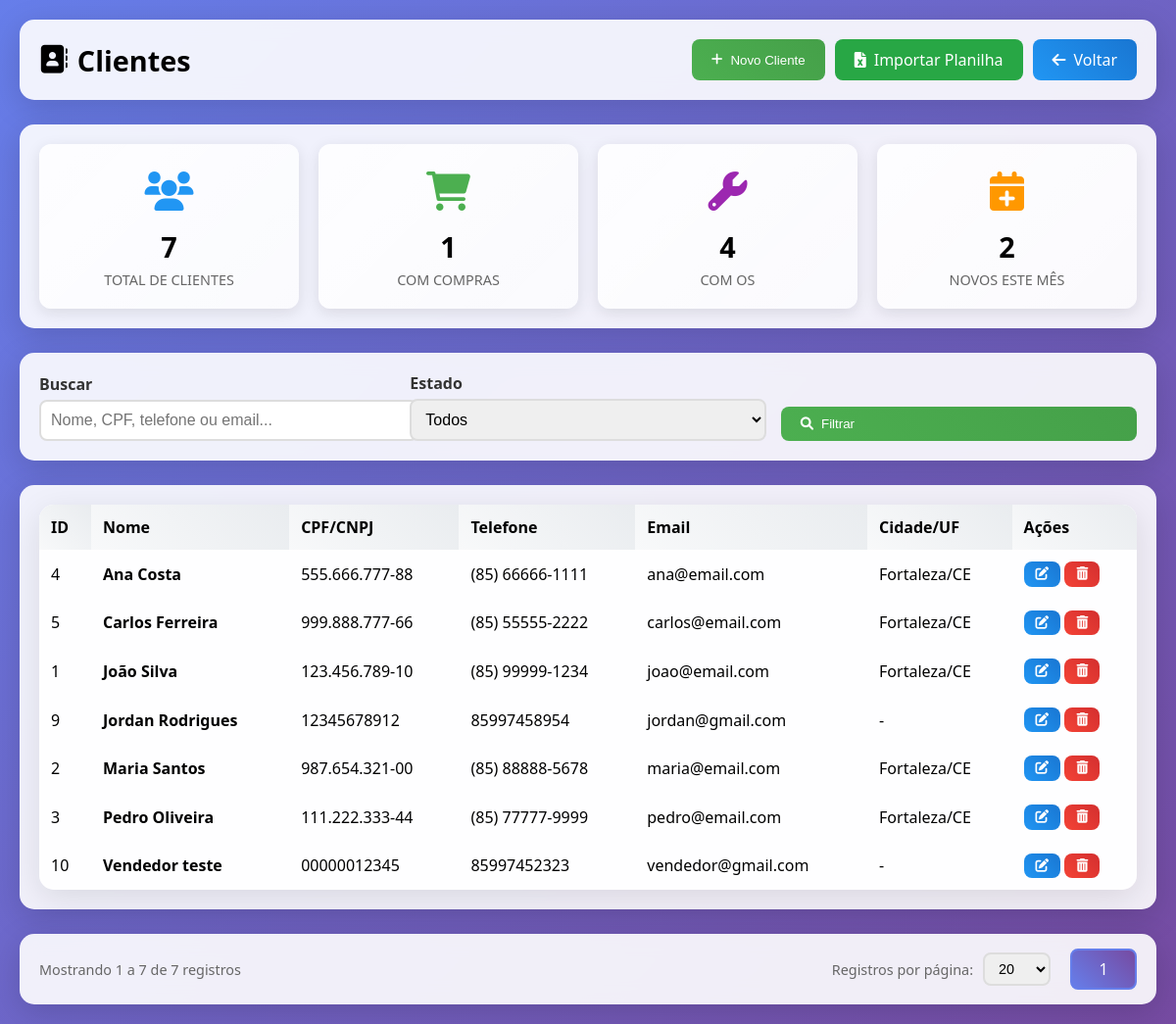
Before: /modules/customers/index.php (signed in) with the older database file.
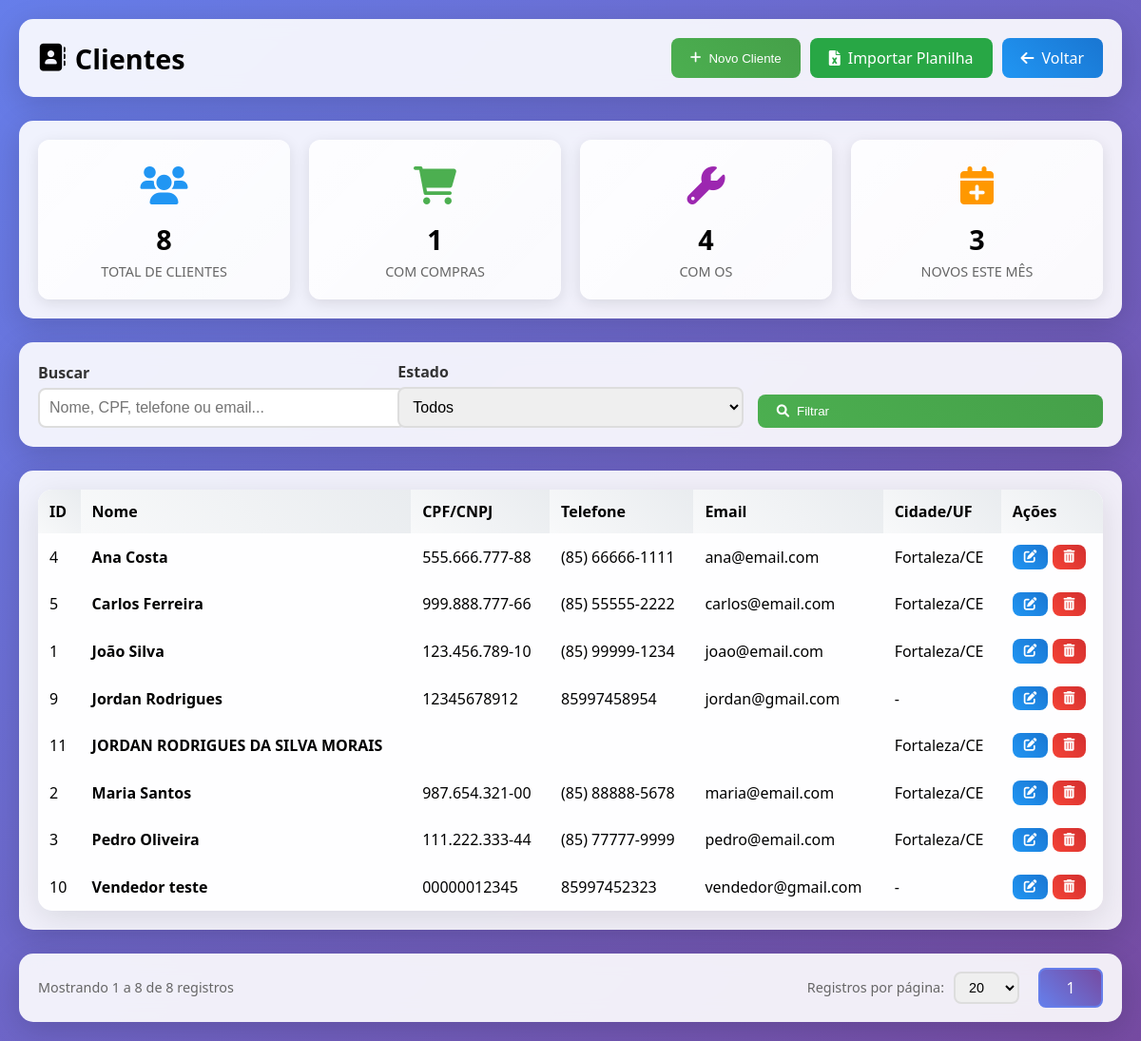
After: the same page with the newer database file.
### tables this page shows
CREATE TABLE `customers` (
  `id` int(11) NOT NULL AUTO_INCREMENT,
  `name` varchar(100) NOT NULL,
  `cpf_cnpj` varchar(18) DEFAULT NULL,
  `phone` varchar(20) DEFAULT NULL,
  `birth_date` date DEFAULT NULL,
  `email` varchar(100) DEFAULT NULL,
  `address` text DEFAULT NULL,
  `neighborhood` varchar(100) DEFAULT NULL,
  `city` varchar(100) DEFAULT NULL,
  `state` varchar(2) DEFAULT NULL,
  `zipcode` varchar(10) DEFAULT NULL,
  `notes` text DEFAULT NULL,
  `created_at` timestamp NULL DEFAULT current_timestamp(),
  `updated_at` timestamp NULL DEFAULT current_timestamp() ON UPDATE current_timestamp(),
  `deleted_at` timestamp NULL DEFAULT NULL COMMENT 'Data de deleção (soft delete)',
  PRIMARY KEY (`id`),
  KEY `idx_deleted_at` (`deleted_at`)
);

### config/permissions.php (called while the page is built, shortened)
<?php
$PERMISSIONS = [
    'admin' => [
        'pdv' => ['view', 'create', 'edit', 'delete'],
        'service_orders' => ['view', 'create', 'edit', 'delete'],
        'products' => ['view', 'create', 'edit', 'delete'],
        'customers' => ['view', 'create', 'edit', 'delete'],
        'expenses' => ['view', 'create', 'edit', 'delete'],
        'cashflow' => ['view', 'create', 'edit', 'delete'],
        'accounts_receivable' => ['view', 'create', 'edit', 'delete'],
        'reports' => ['view'],
        'users' => ['view', 'create', 'edit', 'delete'],
    ],
    'manager' => [
        'pdv' => ['view', 'create', 'edit'],
        'service_orders' => ['view', 'create', 'edit'],
        'products' => ['view', 'create', 'edit'],
        'customers' => ['view', 'create', 'edit'],
        'cashflow' => ['view', 'create'],
        'accounts_receivable' => ['view', 'create', 'edit'],
        'reports' => ['view'],
    ],
    'seller' => [
        'pdv' => ['view', 'create', 'edit', 'delete'],
        'service_orders' => ['view', 'create', 'edit'],
        'products' => ['view', 'create'],
        'customers' => ['view', 'create', 'edit'],
    ]
];
function hasPermission($module, $action = 'view') {
    global $PERMISSIONS;
    $role = $_SESSION['user_role'];
    if ($role === 'admin') {
        return true;
    }
    return in_array($action, $PERMISSIONS[$role][$module]);
}

### modules/customers/index.php (the view, shortened to what this page needs)
<?php
require_once('../../config/database.php');
$conn = $database->getConnection();
$search = $_GET['search'] ?? '';
$filter_state = $_GET['state'] ?? '';
$page = isset($_GET['page']) ? max(1, (int)$_GET['page']) : 1;
$perPage = isset($_GET['per_page']) ? (int)$_GET['per_page'] : 20;
$where = "WHERE deleted_at IS NULL";
$params = [];
$stmtCount = $conn->prepare("SELECT COUNT(*) as total FROM customers $where");
$stmtCount->execute($params);
$totalRecords = $stmtCount->fetch(PDO::FETCH_ASSOC)['total'];
$totalPages = ceil($totalRecords / $perPage);
$offset = ($page - 1) * $perPage;
$stmt = $conn->prepare("
    SELECT * FROM customers
    $where
    ORDER BY name ASC
    LIMIT ? OFFSET ?
");
$params[] = $perPage;
$params[] = $offset;
$stmt->execute($params);
$customers = $stmt->fetchAll(PDO::FETCH_ASSOC);
$total_customers = $conn->query("SELECT COUNT(*) as total FROM customers")->fetch(PDO::FETCH_ASSOC)['total'];
$stmt = $conn->query("SELECT COUNT(DISTINCT customer_id) as total FROM sales WHERE customer_id IS NOT NULL");
$customers_with_sales = $stmt->fetch(PDO::FETCH_ASSOC)['total'];
$stmt = $conn->query("SELECT COUNT(DISTINCT customer_id) as total FROM service_orders WHERE customer_id IS NOT NULL");
$customers_with_os = $stmt->fetch(PDO::FETCH_ASSOC)['total'];
$stmt = $conn->query("SELECT COUNT(*) as total FROM customers WHERE MONTH(created_at) = MONTH(CURRENT_DATE) AND YEAR(created_at) = YEAR(CURRENT_DATE)");
$customers_this_month = $stmt->fetch(PDO::FETCH_ASSOC)['total'];
?>
<!DOCTYPE html>
<html lang="pt-BR">
<head>
<link href="https://cdnjs.cloudflare.com/ajax/libs/font-awesome/6.0.0/css/all.min.css" rel="stylesheet">
</head>
<body>
<div class="container">
    <div class="header">
        <h1><i class="fas fa-address-book"></i> Clientes</h1>
        <div style="display:flex;gap:10px;flex-wrap:wrap;">
            <button class="btn btn-primary" onclick="openModal('createModal')"><i class="fas fa-plus"></i> Novo Cliente</button>
            <a href="import.php" class="btn" style="background:#28a745;color:white;"><i class="fas fa-file-excel"></i> Importar Planilha</a>
            <a href="../../index.php" class="btn btn-secondary"><i class="fas fa-arrow-left"></i> Voltar</a>
        </div>
    </div>
    <div class="stats-box">
        <div class="stats-grid">
            <div class="stat-card blue">
                <div class="icon"><i class="fas fa-users"></i></div>
                <div class="value"><?= $total_customers ?></div>
                <div class="label">Total de Clientes</div>
            </div>
            <div class="stat-card green">
                <div class="icon"><i class="fas fa-shopping-cart"></i></div>
                <div class="value"><?= $customers_with_sales ?></div>
                <div class="label">Com Compras</div>
            </div>
            <div class="stat-card purple">
                <div class="icon"><i class="fas fa-wrench"></i></div>
                <div class="value"><?= $customers_with_os ?></div>
                <div class="label">Com OS</div>
            </div>
            <div class="stat-card orange">
                <div class="icon"><i class="fas fa-calendar-plus"></i></div>
                <div class="value"><?= $customers_this_month ?></div>
                <div class="label">Novos Este Mês</div>
            </div>
        </div>
    </div>
    <div class="search-box">
        <form method="GET">
            <div class="filter-box">
                <div class="form-group">
                    <label>Buscar</label>
                    <input type="text" name="search" value="<?= htmlspecialchars($search) ?>" class="form-control" placeholder="Nome, CPF, telefone ou email...">
                </div>
                <div class="form-group">
                    <label>Estado</label>
                    <select name="state" class="form-control">
                        <option value="">Todos</option>
                    </select>
                </div>
                <div class="form-group">
                    <button type="submit" class="btn btn-primary" style="width:100%;"><i class="fas fa-search"></i> Filtrar</button>
                </div>
            </div>
        </form>
    </div>
    <div class="table-box">
        <table class="table">
            <thead>
                <tr>
                    <th>ID</th>
                    <th>Nome</th>
                    <th>CPF/CNPJ</th>
                    <th>Telefone</th>
                    <th>Email</th>
                    <th>Cidade/UF</th>
                    <th>Ações</th>
                </tr>
            </thead>
            <tbody>
                <?php if(empty($customers)): ?>
                    <tr><td colspan="7" class="empty">Nenhum cliente encontrado.</td></tr>
                <?php else: foreach($customers as $row): ?>
                <tr>
                    <td><?= $row['id'] ?></td>
                    <td><strong><?= htmlspecialchars($row['name']) ?></strong></td>
                    <td><?= htmlspecialchars($row['cpf_cnpj'] ?? '-') ?></td>
                    <td><?= htmlspecialchars($row['phone'] ?? '-') ?></td>
                    <td><?= htmlspecialchars($row['email'] ?? '-') ?></td>
                    <td>
                        <?php if($row['city'] || $row['state']): ?>
                            <?= htmlspecialchars($row['city'] ?? '') ?><?= $row['city'] && $row['state'] ? '/' : '' ?><?= htmlspecialchars($row['state'] ?? '') ?>
                        <?php else: ?>
                            -
                        <?php endif; ?>
                    </td>
                    <td>
                        <?php if (hasPermission('customers', 'edit')): ?>
                        <button class="btn btn-secondary btn-sm" onclick='openEditModal(<?= json_encode($row) ?>)' title="Editar">
                            <i class="fas fa-edit"></i>
                        </button>
                        <?php endif; ?>
                        <?php if (hasPermission('customers', 'delete')): ?>
                        <form method="POST" onsubmit="return confirm('Excluir este cliente?');" style="display:inline;">
                            <button type="submit" class="btn btn-danger btn-sm" title="Excluir"><i class="fas fa-trash-alt"></i></button>
                        </form>
                        <?php endif; ?>
                    </td>
                </tr>
                <?php endforeach; endif; ?>
            </tbody>
        </table>
    </div>
    <div class="pagination-container">
        <div class="pagination-info">
            Mostrando <?= min($offset + 1, $totalRecords) ?> a <?= min($offset + $perPage, $totalRecords) ?> de <?= $totalRecords ?> registros
        </div>
        <div class="pagination-controls">
            <div class="per-page-selector">
                <label>Registros por página:</label>
                <select onchange="changePerPage(this.value)" class="form-control" style="width:auto;display:inline-block;">
                    <?php foreach([10, 20, 30, 50, 100] as $option): ?>
                        <option value="<?= $option ?>" <?= $perPage == $option ? 'selected' : '' ?>><?= $option ?></option>
                    <?php endforeach; ?>
                </select>
            </div>
            <div class="pagination-nav">
                <?php
                $startPage = max(1, $page - 2);
                $endPage = min($totalPages, $page + 2);
                for($i = $startPage; $i <= $endPage; $i++):
                ?>
                    <a href="?page=<?= $i ?>&per_page=<?= $perPage ?>&search=<?= urlencode($search) ?>&state=<?= urlencode($filter_state) ?>"
                       class="pagination-btn <?= $i == $page ? 'active' : '' ?>">
                        <?= $i ?>
                    </a>
                <?php endfor; ?>
            </div>
        </div>
    </div>
</div>
</body>
</html>

### modules/customers/index.php (style rules this page uses)
body { margin:0; font-family:'Segoe UI', Tahoma, sans-serif; background:linear-gradient(135deg,#667eea,#764ba2); padding:20px; min-height:100vh; }
.container { max-width:1400px;margin:auto; }
.header, .stats-box, .search-box, .table-box { background:rgba(255,255,255,0.9); backdrop-filter:blur(10px); padding:20px; border-radius:15px; box-shadow:0 8px 32px rgba(0,0,0,0.15); margin-bottom:25px; }
.header { display:flex;justify-content:space-between;align-items:center;flex-wrap:wrap; }
.header h1 { font-size:1.8rem;display:flex;align-items:center;gap:10px;margin:0; }
.btn { border:none;border-radius:8px;padding:10px 20px;color:#fff;font-weight:500; cursor:pointer;display:inline-flex;align-items:center;gap:8px;transition:all .3s; text-decoration:none; }
.btn-primary { background:linear-gradient(45deg,#4CAF50,#45a049); }
.btn-secondary { background:linear-gradient(45deg,#2196F3,#1976D2); }
.btn-danger { background:linear-gradient(45deg,#f44336,#d32f2f); }
.btn-sm { padding:6px 12px;font-size:0.85rem; }
.stats-grid { display:grid; grid-template-columns:repeat(auto-fit, minmax(200px, 1fr)); gap:20px; }
.stat-card { background:linear-gradient(135deg, rgba(255,255,255,0.9), rgba(255,255,255,0.7)); padding:20px; border-radius:12px; box-shadow:0 4px 15px rgba(0,0,0,0.1); text-align:center; }
.stat-card .icon { font-size:2.5rem; margin-bottom:10px; }
.stat-card .value { font-size:1.8rem; font-weight:bold; margin:5px 0; }
.stat-card .label { color:#666; font-size:0.9rem; text-transform:uppercase; }
.stat-card.blue .icon { color:#2196F3; }
.stat-card.green .icon { color:#4CAF50; }
.stat-card.purple .icon { color:#9C27B0; }
.stat-card.orange .icon { color:#FF9800; }
.filter-box { display:flex; gap:15px; align-items:flex-end; flex-wrap:wrap; }
.form-group { flex:1; min-width:200px; }
.form-group label { display:block;margin-bottom:5px;font-weight:600;color:#333; }
.form-control { width:100%;padding:10px;border:2px solid #ddd;border-radius:8px; font-size:1rem;transition:border .3s; }
.table { width:100%;border-collapse:collapse;background:rgba(255,255,255,0.95); border-radius:15px;overflow:hidden;box-shadow:0 8px 32px rgba(0,0,0,0.1); }
th,td { padding:12px;text-align:left; }
th { background:linear-gradient(45deg,#f8f9fa,#e9ecef);font-weight:600; }
.pagination-container { background:rgba(255,255,255,0.9); backdrop-filter:blur(10px); padding:15px 20px; border-radius:15px; box-shadow:0 8px 32px rgba(0,0,0,0.15); margin-top:15px; display:flex; justify-content:space-between; align-items:center; flex-wrap:wrap; gap:15px; }
.pagination-info { color:#666; font-size:0.9rem; font-weight:500; }
.pagination-controls { display:flex; align-items:center; gap:20px; flex-wrap:wrap; }
.per-page-selector { display:flex; align-items:center; gap:10px; }
.per-page-selector label { font-size:0.9rem; color:#666; font-weight:500; }
.per-page-selector select { padding:6px 10px; border:2px solid #ddd; border-radius:8px; font-size:0.9rem; cursor:pointer; }
.pagination-nav { display:flex; gap:5px; }
.pagination-btn { padding:8px 12px; border:2px solid #ddd; border-radius:8px; background:white; color:#333; text-decoration:none; transition:all 0.3s; display:inline-flex; align-items:center; justify-content:center; min-width:40px; font-weight:500; }
.pagination-btn.active { background:linear-gradient(45deg,#667eea,#764ba2); color:white; border-color:#667eea; }

Changed rows visible on the page:
added customers: id "11", name "JORDAN RODRIGUES DA SILVA MORAIS", city "Fortaleza", state "CE"
Other visible differences:
$total_customers: "7" → "8"
$customers_this_month: "2" → "3"
min($offset + $perPage, $totalRecords): "7" → "8"
$totalRecords: "7" → "8"
